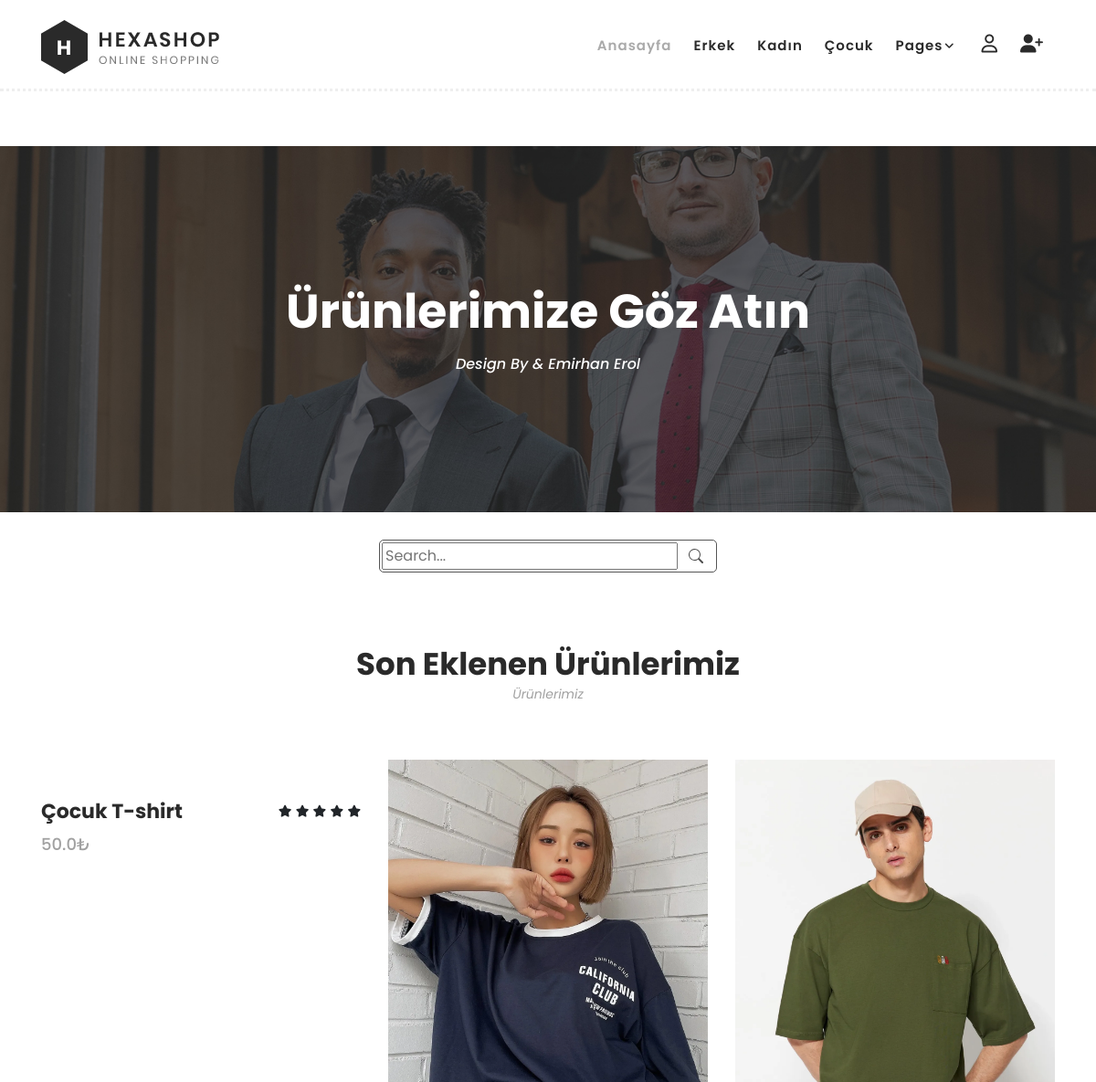
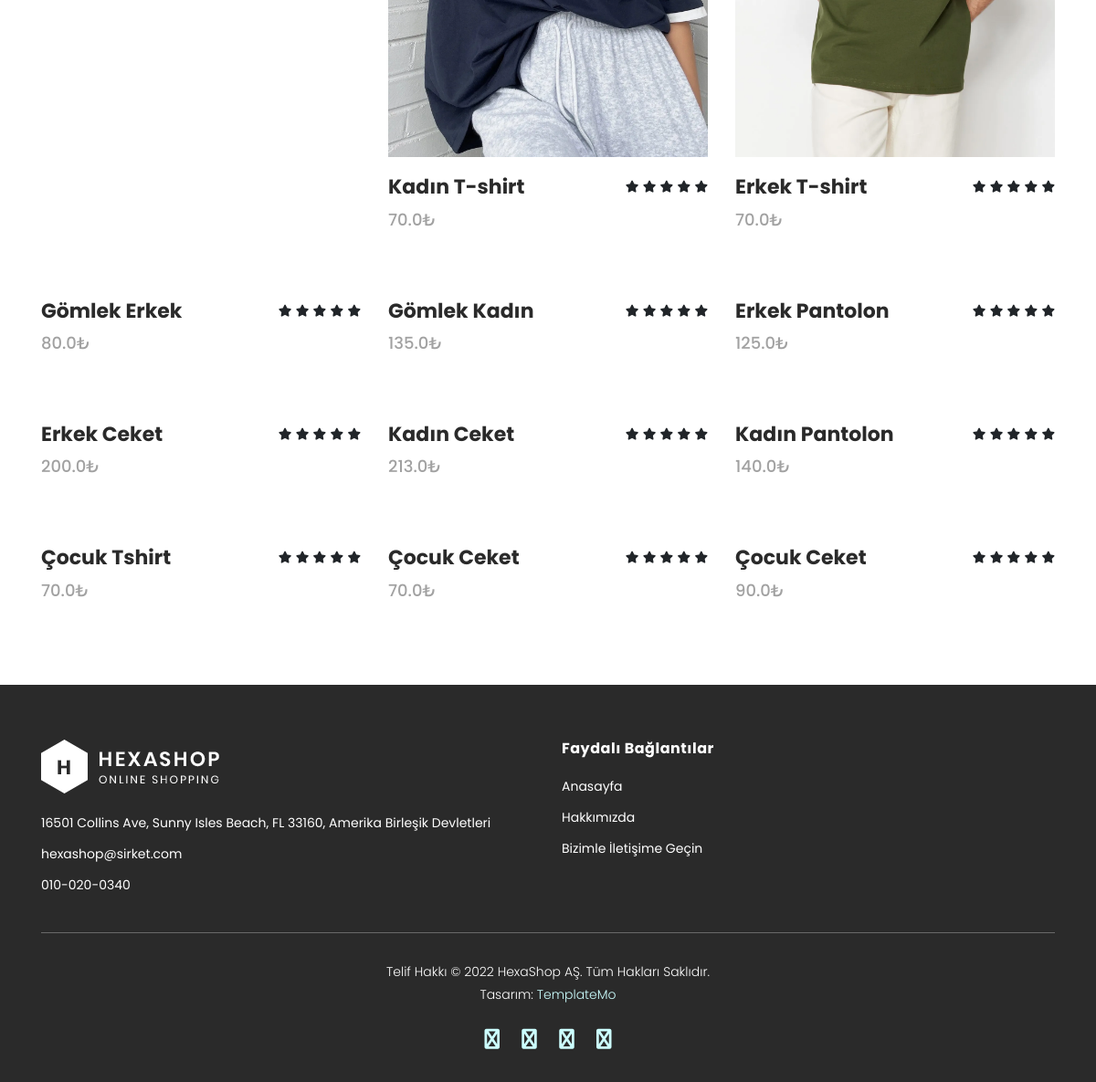
The app's page /urunler/ with its own data (2 pictures, top to bottom).
### product/models.py (models this page shows, shortened)
class Product(models.Model):
    STATUS= (
        ('True', 'Evet'),
        ('False', 'Hayır'),
    )
    category = models.ForeignKey(Category,on_delete=models.CASCADE) # Category tablosuyla ilişki kurulması
    title = models.CharField(max_length=150)
    keyword = models.CharField(max_length=255)
    description = models.CharField(max_length=255)
    image = models.ImageField(blank=True, upload_to='images/')
    price = models.FloatField()
    amount = models.IntegerField()
    slug = models.SlugField(unique=True)
    detail = RichTextUploadingField()
    status = models.CharField(max_length=10, choices=STATUS)
    create_at = models.DateTimeField(auto_now_add=True)
    update_at = models.DateTimeField(auto_now=True)

### home/views.py (the view)
# urls.py: path("urunler/", views.urunler, name="urunler"),
def urunler(request):
    setting = Setting.objects.get()
    urunler = Product.objects.all()
    context = {"setting":setting,
               "urunler":urunler}
    return render (request, "home/urunler.html",context)

### home/templates/home/urunler.html (shortened to what this page needs)
{% extends 'home/homebase.html' %}
{% load static %}
{% block header %} {% include 'home/header.html' %} {% endblock %}
{% block content %}
        <div class="page-heading" id="top">
            <div class="container">
                <div class="row">
                    <div class="col-lg-12">
                        <div class="inner-content">
                            <h2>Ürünlerimize Göz Atın</h2>
                            <span>Design By &amp; Emirhan Erol</span>
                        </div>
                    </div>
                </div>
            </div>
        </div>
      <link rel="stylesheet" href="{% static 'home/css/search.css' %}">
      <div class="center-content">
          <form action="/search/" method="post">
              <input id="query" name="query" type="text" placeholder="Search...">
              <button type="submit">Search</button>
          </form>
      </div>
        <section class="section" id="products">
            <div class="container">
                <div class="row">
                    <div class="col-lg-12">
                        <div class="section-heading">
                            <h2>Son Eklenen Ürünlerimiz</h2>
                            <span>Ürünlerimiz</span>
                        </div>
                    </div>
                </div>
            </div>
            <div class="container" >
                <div class="row">
                    {% for urun in urunler %}
                    <div class="col-lg-4" >
                        <div class="item" >
                            <div class="thumb" >
                                <img src="{{urun.image.url}}" alt="">
                            </div>
                            <div class="down-content">
                                <h4>{{urun.title}}</h4>
                                <span>{{urun.price}}₺</span>
                                <ul class="stars">
                                    <li><i class="fa fa-star"></i></li>
                                    <li><i class="fa fa-star"></i></li>
                                    <li><i class="fa fa-star"></i></li>
                                    <li><i class="fa fa-star"></i></li>
                                    <li><i class="fa fa-star"></i></li>
                                </ul>
                            </div>
                        </div>
                    </div>
                    {% endfor %}
                </div>
            </div>
        </section>
{% endblock %}
{% block footer %}{% include 'home/footer.html' %}{% endblock %}

### home/static/home/css/templatemo-hexashop.css (style rules this page uses)
html, body, div, span, applet, object, iframe, h1, h2, h3, h4, h5, h6, p, blockquote, div pre, a, abbr, acronym, address, big, cite, code, del, dfn, em, font, img, ins, kbd, q, s, samp, small, strike, strong, sub, sup, tt, var, b, u, i, center, dl, dt, dd, ol, ul, li, figure, header, nav, section, article, aside, footer, figcaption { margin: 0; padding: 0; border: 0; outline: 0; }
ul, li { padding: 0; margin: 0; list-style: none; }
header, nav, section, article, aside, footer, hgroup { display: block; }
* { box-sizing: border-box; }
html, body { font-family: 'Poppins', sans-serif; font-weight: 400; background-color: #fff; font-size: 16px; -ms-text-size-adjust: 100%; -webkit-font-smoothing: antialiased; -moz-osx-font-smoothing: grayscale; }
h1, h2, h3, h4, h5, h6 { margin-top: 0px; margin-bottom: 0px; }
ul { margin-bottom: 0px; }
html, body { background: #fff; font-family: 'Poppins', sans-serif; }
.section-heading h2 { font-size: 34px; font-weight: 700; color: #2a2a2a; }
.section-heading span { font-size: 14px; color: #a1a1a1; font-style: italic; font-weight: 400; }
.page-heading { margin-top: 160px; margin-bottom: 30px; background-image: url(../images/products-page-heading.jpg); background-position: center center; background-size: cover; background-repeat: no-repeat; }
.page-heading .inner-content { padding: 150px 0px; text-align: center; }
.page-heading .inner-content h2 { font-size: 52px; color: #fff; font-weight: 700; margin-bottom: 15px; }
.page-heading .inner-content span { font-size: 16px; font-weight: 500; color: #fff; font-style: italic; }
#products .section-heading { text-align: center; margin-bottom: 60px; margin-top: 80px; }
#products .item { margin-bottom: 30px; }
#products .item .thumb img { width: 100%; overflow: hidden; }
#products .item .down-content { padding-top: 20px; position: relative; z-index: 3; background-color: #fff; }
#products .item .down-content h4 { font-size: 22px; color: #2a2a2a; font-weight: 700; margin-bottom: 8px; }
#products .item .down-content span { font-size: 18px; color: #a1a1a1; font-weight: 500; display: block; }
#products .item .down-content ul.stars { position: absolute; right: 0; top: 20px; }
#products .item .down-content ul.stars li { display: inline; font-size: 13px; }
#products .item .thumb { position: relative; }

### home/static/home/css/search.css (style rules this page uses)
.center-content { display: flex; justify-content: center; align-items: center; }
form { color: #555; display: flex; padding: 2px; border: 1px solid currentColor; border-radius: 5px; }
button[type="submit"] { text-indent: -999px; overflow: hidden; width: 40px; padding: 0; margin: 0; border: 1px solid transparent; border-radius: inherit; cursor: pointer; opacity: 0.7; }

### records on screen
Product: title "Çocuk T-shirt", price "50.0"
Product: image (picture), title "Kadın T-shirt", price "70.0"
Product: image (picture), title "Erkek T-shirt", price "70.0"
Product: title "Gömlek Erkek", price "80.0"
Product: title "Gömlek Kadın", price "135.0"
Product: title "Erkek Pantolon", price "125.0"
Product: title "Erkek Ceket", price "200.0"
Product: title "Kadın Ceket", price "213.0"
Product: title "Kadın Pantolon", price "140.0"
Product: title "Çocuk Tshirt", price "70.0"
Product: title "Çocuk Ceket", price "70.0"
Product: title "Çocuk Ceket", price "90.0"
